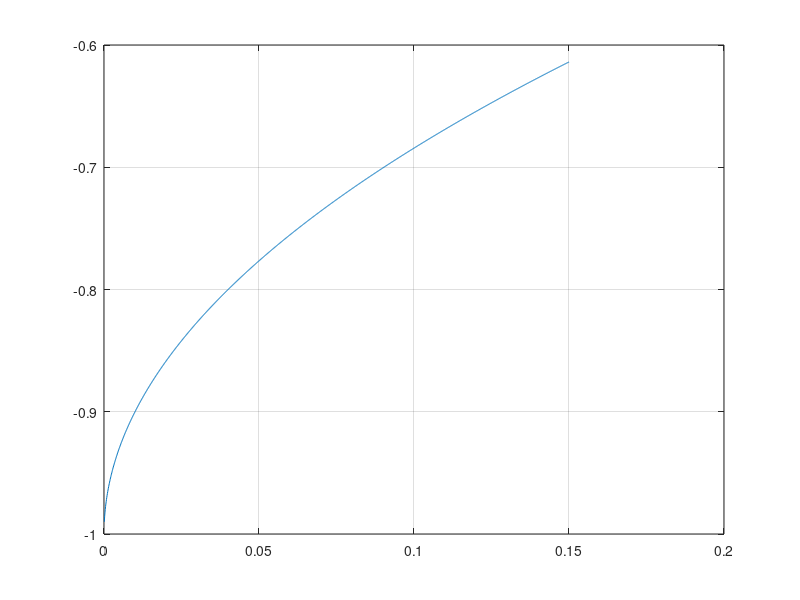

Recreate this plot in MATLAB.
disp("1.2.72 Finding limits")
disp("Finding limits of (x - sqrt(x)) / sqrt(sin(x))")
disp("When x goes to 0 from the right side")


x = 0:0.0001:0.15;
f = @(x) (x - sqrt(x))./ (sqrt(sin(x)));
y = f(x);
plot(x, y)
grid on
disp("As we can see from the graph,")
disp("the line trends towards -1 when approaching")
disp("From the right side but will never be -1")